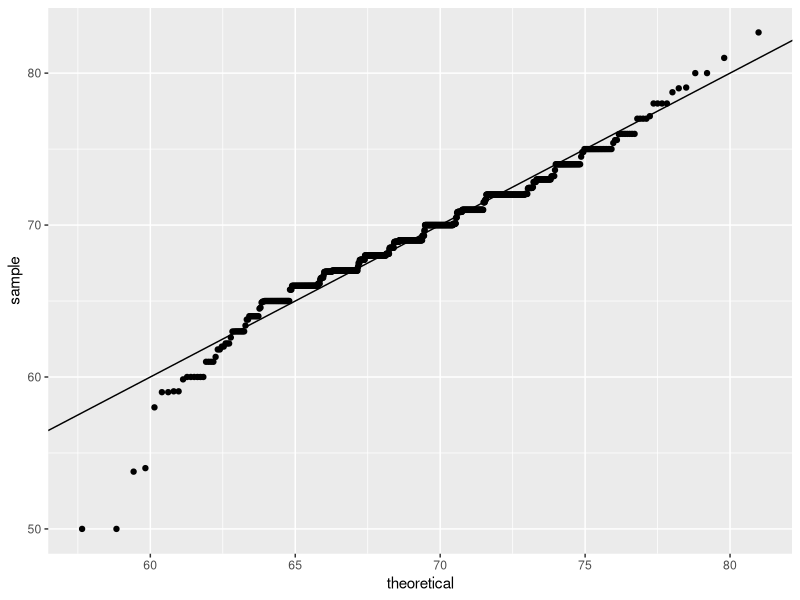

The R source for this figure:
library(dslabs)
library(tidyverse)
library(ggrepel)
library(ggthemes)
data(heights)

params <- heights %>% filter(sex=="Male") %>%
  summarize(mean = mean(height), sd = sd(height))

heights %>% filter(sex=="Male") %>%
  ggplot(aes(sample = height)) +
  geom_qq(dparams = params) +
  geom_abline()

  
